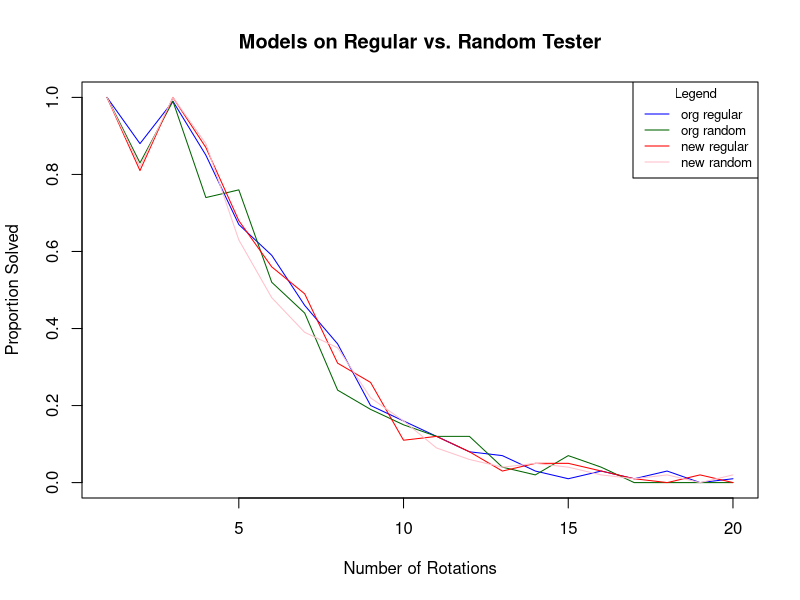
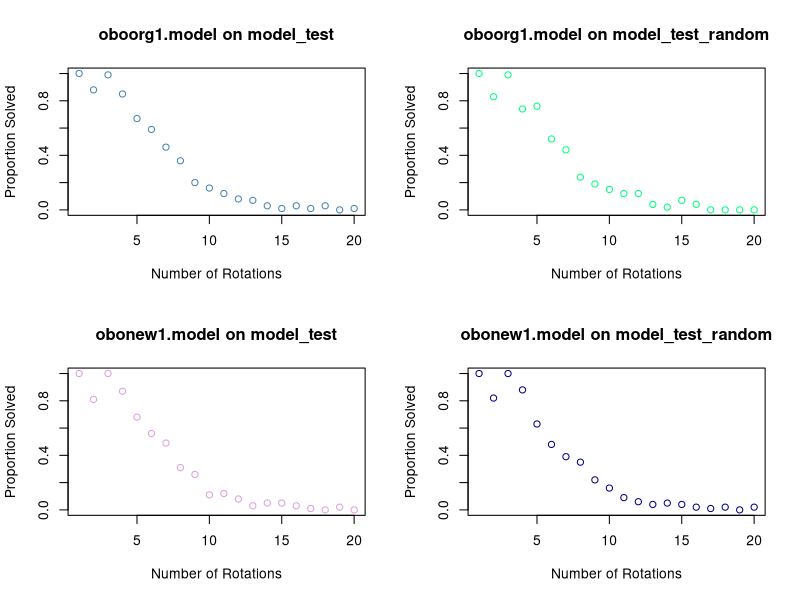

Here is the R script that generated these plots, in order:
library(tidyverse)
library(ggplot2)

# Read in all datasets
new_mt_data = read.csv("model_test_data/new_mt_data.csv")
new_mtr_data = read.csv("model_test_data/new_mtr_data.csv")

org_mt_data = read.csv("model_test_data/org_mt_data.csv")
org_mtr_data = read.csv("model_test_data/org_mtr_data.csv")

plot_solve_acc <- function(omt, omtr, nmt, nmtr){
    
  par(mfrow = c(2,2)) # Create 2x2 grid of plots
  
  plot( omt$solve_prop ~ omt$rotations, col = "steelblue", xlab = "Number of Rotations", ylab = "Proportion Solved", main = "oboorg1.model on model_test")
  
  plot(omtr$solve_prop ~ omtr$rotations, col = "springgreen", xlab = "Number of Rotations", ylab = "Proportion Solved", main = "oboorg1.model on model_test_random")

  plot(nmt$solve_prop ~ nmt$rotations, col = "plum", xlab = "Number of Rotations", ylab = "Proportion Solved", main = "obonew1.model on model_test")
  
  plot(nmtr$solve_prop ~ nmtr$rotations, col = "navy", xlab = "Number of Rotations", ylab = "Proportion Solved", main = "obonew1.model on model_test_random")
  
}

psa_together <- function(omt, omtr, nmt, nmtr){
    
  #par(mfrow = c(2,2)) # Create 2x2 grid of plots
    
  plot( omt$solve_prop ~ omt$rotations, type = 'l', col = "blue", xlab = "Number of Rotations", ylab = "Proportion Solved", main = "Models on Regular vs. Random Tester")
    
  lines(omtr$solve_prop, col = "darkgreen", xlab = "Number of Rotations", ylab = "Proportion Solved", main = "oboorg1.model on model_test_random")
    
  lines(nmt$solve_prop, col = "red", xlab = "Number of Rotations", ylab = "Proportion Solved", main = "obonew1.model on model_test")
    
  lines(nmtr$solve_prop, col = "pink", xlab = "Number of Rotations", ylab = "Proportion Solved", main = "obonew1.model on model_test_random")
  
  legend("topright", cex = 0.8, title = "Legend",legend = c("org regular", "org random", "new regular", "new random"), col = c("blue", "darkgreen", "red", "pink"), lty = c(1,1,1,1),ncol = 1)
}

psa_together(omt = org_mt_data, omtr = org_mtr_data, nmt = new_mt_data, nmtr = new_mtr_data) 

plot_solve_acc(omt = org_mt_data, omtr = org_mtr_data, nmt = new_mt_data, nmtr = new_mtr_data)

